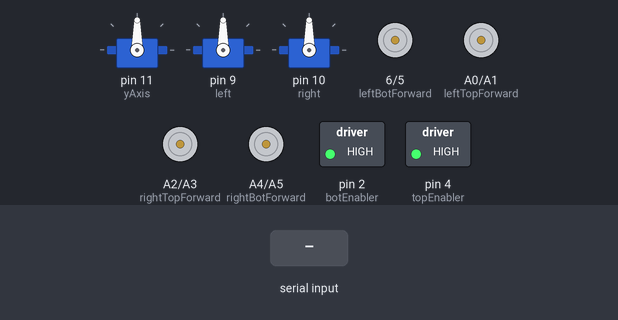
A sketch run on a simulated Arduino Uno, built with avr-gcc and run on an emulated ATmega328P. On the bench: 3 × servo, motor-driver pin pairs drawn as motors (green arrow = first pin HIGH = forward, orange = second pin HIGH = backward, longer = more drive), switched loads named in the sketch (green lamp = pin HIGH). The inputs (shaded band) are chosen by the test bench.

Above: at 1.2 s.
1.3 s: "1" received over Serial
At 1.7 s:
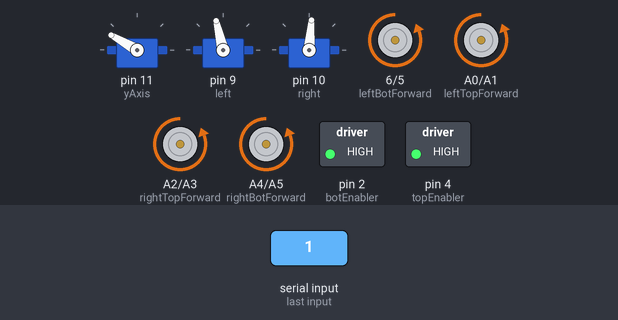
2.8 s: byte 1 (1) received over Serial
At 4.0 s:
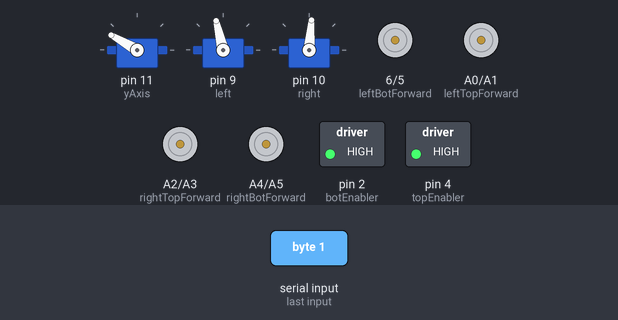
4.3 s: byte 2 (2) received over Serial
At 5.2 s:
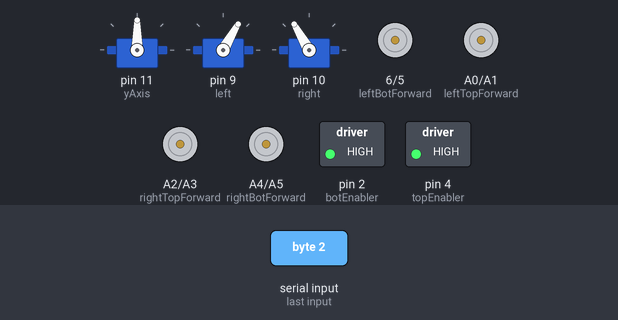
5.8 s: byte 3 (3) received over Serial
At 6.3 s:
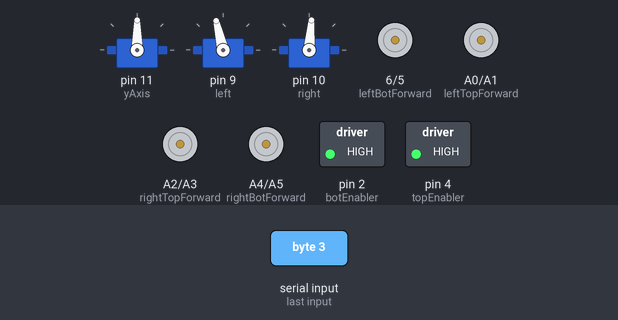
7.3 s: byte 4 (4) received over Serial
At 8.5 s:
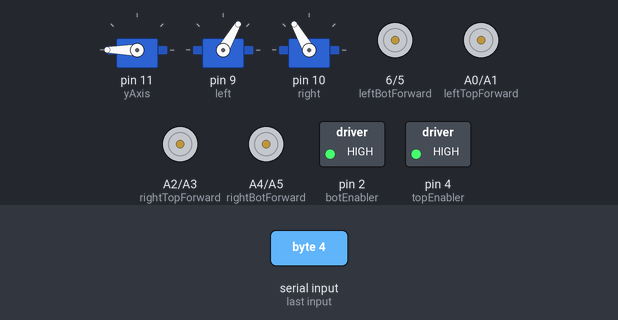
8.8 s: "0" received over Serial
At 9.8 s:
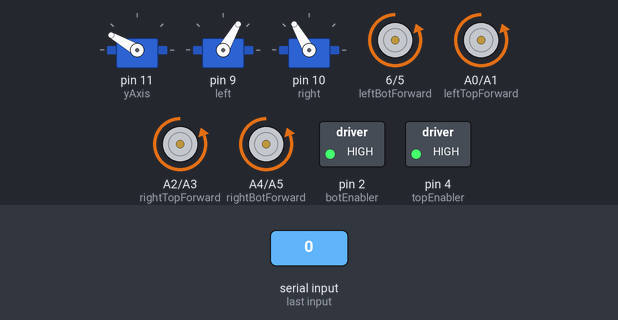
Timing chart, 0 to 11.3 s (numbered marks = the images above; inputs shaded):
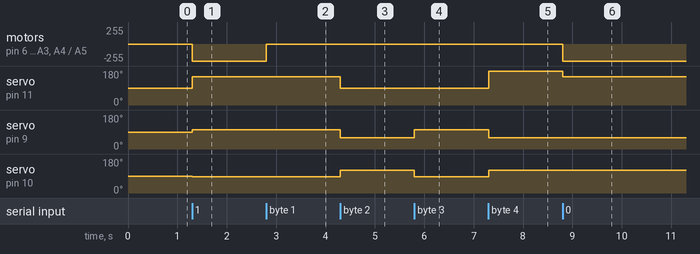

The sketch:

CarCode.ino
```cpp
#include <Servo.h>

/*Left Top Wheels*/
int leftTopForward   = A0;
int leftTopBackward  = A1;

/*Left Bot Wheels*/
int leftBotForward   =  6;
int leftBotBackward  =  5;

/*Right Top Wheels*/
int rightTopForward  = A2;
int rightTopBackward = A3;

/*Right Bot Wheels*/
int rightBotForward  = A4;
int rightBotBackward = A5;

/*Enabler for top wheels*/
int topEnabler = 4;

/*Enabler for bottom wheels*/
int botEnabler = 2;

/*Servo controllers*/
Servo yAxis; /*180 is fully down. 50 min*/
Servo left; /* < 90 :  left*/
Servo right;

void loop() {

  if (Serial.available()) {

    int input = Serial.read();

    int p1 = bitRead(input, 0);
    int p2 = bitRead(input, 1);
    int p3 = bitRead(input, 2);
    int p4 = bitRead(input, 3);
    int p5 = bitRead(input, 4);
    int p6 = bitRead(input, 5);
    int p7 = bitRead(input, 6);

    if (p7 == 1){
      goForward();
    }
    else if (p6 == 1){
      goBackward();
    }
    else if (p5 == 1){
      rotateLeft();
    }
    else if (p4 == 1){
      rotateRight();
    }else{
      stopCar();
    }

    if (p1 == 1) {
      armClose();
    } else {
      armOpen();
    }

    if (p2 == 1){
      yAxisUp();
    }else{
      if (p3 == 1){
        yAxisDown();
      }else{
        yAxisStraight();
      }
    }
  }

}

void armOpen() {
  left.write(60);
  right.write(120);
}

void armClose() {
  left.write(103);
  right.write(85);
}

void yAxisUp() {
  yAxis.write(90);
}

void yAxisDown() {
  yAxis.write(180);
}

void yAxisStraight() {
  yAxis.write(150);
}

void loop2() {
  if (Serial.available()) {

    int v = Serial.read();

    if (v == 1) {
      goForward();
    } else if (v == 2) {
      goBackward();
    } else if (v == 3) {
      rotateRight();
    } else if (v == 4) {
      rotateLeft();
    } else {
      stopCar();
    }

  }
}


void stopCar() {

  digitalWrite(leftTopForward, LOW);
  digitalWrite(leftTopBackward, LOW);

  digitalWrite(leftBotForward, LOW);
  digitalWrite(leftBotBackward, LOW);

  digitalWrite(rightTopForward, LOW);
  digitalWrite(rightTopBackward, LOW);

  digitalWrite(rightBotForward, LOW);
  digitalWrite(rightBotBackward, LOW);
}


void rotateRight() {

  digitalWrite(leftTopForward, HIGH);
  digitalWrite(leftTopBackward, LOW);

  digitalWrite(leftBotForward, LOW);
  digitalWrite(leftBotBackward, HIGH);

  digitalWrite(rightTopForward, LOW);
  digitalWrite(rightTopBackward, HIGH);

  digitalWrite(rightBotForward, HIGH);
  digitalWrite(rightBotBackward, LOW);
}

void rotateLeft() {

  digitalWrite(leftTopForward, LOW);
  digitalWrite(leftTopBackward, HIGH);

  digitalWrite(leftBotForward, HIGH);
  digitalWrite(leftBotBackward, LOW);

  digitalWrite(rightTopForward, HIGH);
  digitalWrite(rightTopBackward, LOW);

  digitalWrite(rightBotForward, LOW);
  digitalWrite(rightBotBackward, HIGH);
}

void goForward() {

  digitalWrite(leftTopForward, HIGH);
  digitalWrite(leftTopBackward, LOW);

  digitalWrite(leftBotForward, HIGH);
  digitalWrite(leftBotBackward, LOW);

  digitalWrite(rightTopForward, HIGH);
  digitalWrite(rightTopBackward, LOW);

  digitalWrite(rightBotForward, HIGH);
  digitalWrite(rightBotBackward, LOW);
}

void goBackward() {


  digitalWrite(leftTopForward, LOW);
  digitalWrite(leftTopBackward, HIGH);

  digitalWrite(leftBotForward, LOW);
  digitalWrite(leftBotBackward, HIGH);

  digitalWrite(rightTopForward, LOW);
  digitalWrite(rightTopBackward, HIGH);

  digitalWrite(rightBotForward, LOW);
  digitalWrite(rightBotBackward, HIGH);
}

/*
  int getDistance(){
  digitalWrite(trigPin, LOW);
  delayMicroseconds(2);
  digitalWrite(trigPin, HIGH);
  delayMicroseconds(10);
  digitalWrite(trigPin, LOW);

  long duration = pulseIn(echoPin, HIGH);
  int distance = duration * 0.034 / 2;

  return (int )distance;
  }
*/
void setup() {
  pinMode(leftTopForward, OUTPUT);
  pinMode(leftTopBackward, OUTPUT);

  pinMode(leftBotForward, OUTPUT);
  pinMode(leftBotBackward, OUTPUT);

  pinMode(rightTopForward, OUTPUT);
  pinMode(rightTopBackward, OUTPUT);

  pinMode(rightBotForward, OUTPUT);
  pinMode(rightBotBackward, OUTPUT);

  pinMode(topEnabler, OUTPUT);
  pinMode(botEnabler, OUTPUT);

  yAxis.attach(11);
  left.attach(9);
  right.attach(10);

  digitalWrite(topEnabler, HIGH);
  digitalWrite(botEnabler, HIGH);

  Serial.begin(9600);
}
```

Measured:
- after the input at 1.3 s, motor on pin 6 (leftBotForward) / pin 5 (leftBotBackward), motor on A0 (leftTopForward) / A1 (leftTopBackward): stopped → backward 255/255 at once
- after the input at 2.8 s, motor on pin 6 (leftBotForward) / pin 5 (leftBotBackward), motor on A0 (leftTopForward) / A1 (leftTopBackward), motor on A2 (rightTopForward) / A3 (rightTopBackward), motor on A4 (rightBotForward) / A5 (rightBotBackward): backward 255/255 → stopped at once
- after the input at 4.3 s, servo on pin 11 (yAxis): 150° → 90° at once; servo on pin 9 (left): 103° → 60° at once; servo on pin 10 (right): 85° → 120° at once
- after the input at 5.8 s, servo on pin 9 (left): 60° → 103° at once; servo on pin 10 (right): 120° → 85° at once
- after the input at 7.3 s, servo on pin 11 (yAxis): 90° → 180° at once; servo on pin 9 (left): 103° → 60° at once; servo on pin 10 (right): 85° → 120° at once
- after the input at 8.8 s, motor on pin 6 (leftBotForward) / pin 5 (leftBotBackward), motor on A0 (leftTopForward) / A1 (leftTopBackward), motor on A2 (rightTopForward) / A3 (rightTopBackward), motor on A4 (rightBotForward) / A5 (rightBotBackward): stopped → backward 255/255 at once; servo on pin 11 (yAxis): 180° → 150° at once
